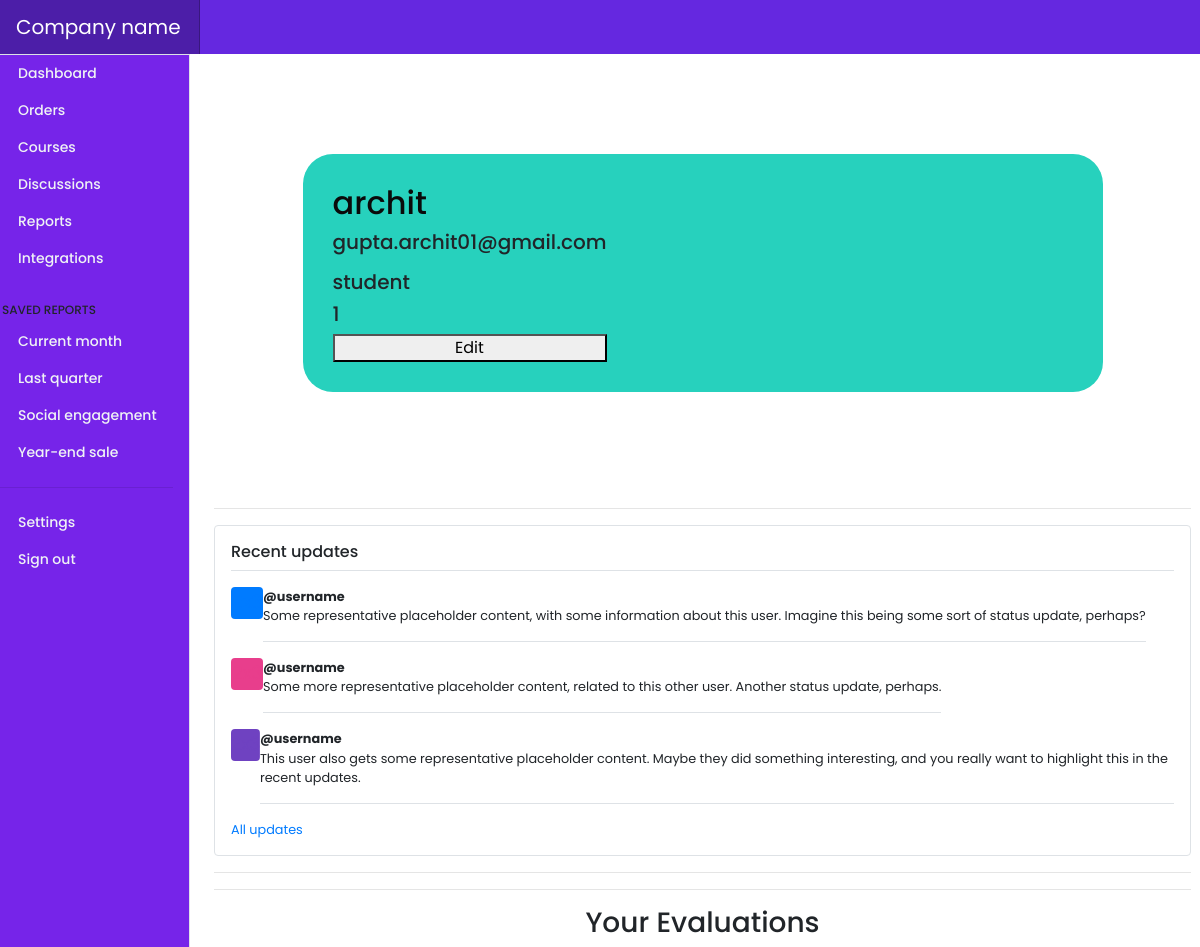
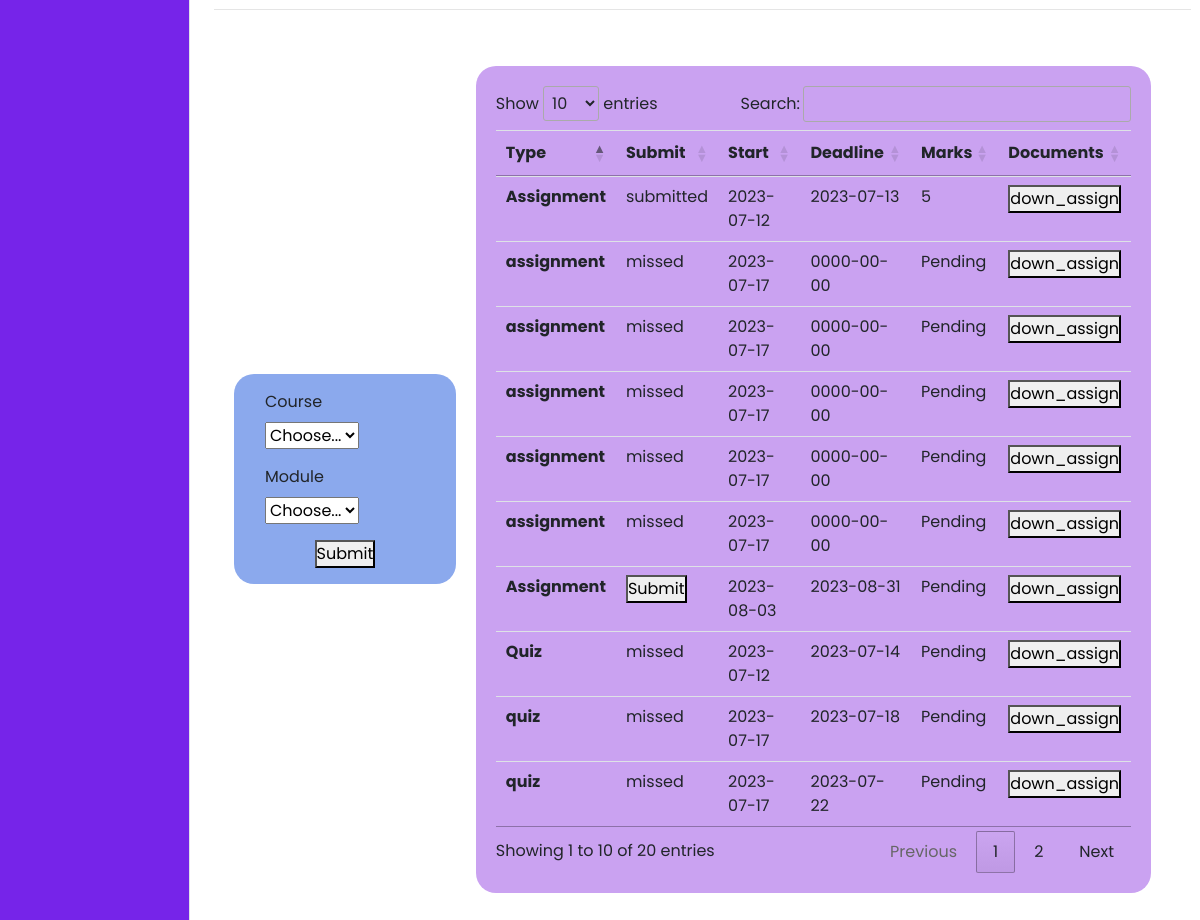
The page /student.php (signed in) on the database its author committed (2 pictures, top to bottom).
### tables this page shows
CREATE TABLE `profile` (
  `uid` int(150) NOT NULL,
  `first_name` varchar(150) NOT NULL,
  `last_name` varchar(150) NOT NULL,
  `username` varchar(150) NOT NULL,
  `email` varchar(150) NOT NULL,
  `password` varchar(150) NOT NULL,
  `location` varchar(200) NOT NULL DEFAULT 'India',
  `role` varchar(100) NOT NULL DEFAULT 'guest',
  `mobile_no` varchar(100) DEFAULT NULL,
  `profile_photo` varchar(300) NOT NULL DEFAULT 'avatar.jpg'
);

CREATE TABLE `evaluation` (
  `course` int(150) NOT NULL,
  `module` int(150) NOT NULL,
  `eid` int(150) NOT NULL,
  `type` varchar(150) NOT NULL,
  `start_date` date NOT NULL DEFAULT current_timestamp(),
  `deadline` date NOT NULL,
  `documents` varchar(150) NOT NULL,
  `marks` int(11) NOT NULL
);

CREATE TABLE `marks` (
  `marks_id` int(11) NOT NULL,
  `eid` int(11) NOT NULL,
  `cid` int(11) NOT NULL,
  `student_id` int(11) NOT NULL,
  `marks` int(11) NOT NULL,
  `action` varchar(150) DEFAULT NULL
);

### student.php (the view, shortened to what this page needs)
<?php
require "dbconnect.php";
$user = $_SESSION['username'];
$sql = "Select * from profile where username = '$user'";
$data = mysqli_query($conn, $sql);
$prof = mysqli_fetch_assoc($data);
?>
<!DOCTYPE html>
<html>
<head>
    <link rel="stylesheet" href="https://maxcdn.bootstrapcdn.com/bootstrap/4.0.0/css/bootstrap.min.css">
    <link rel="stylesheet" href="//cdn.datatables.net/1.13.4/css/jquery.dataTables.min.css">
    <link rel="stylesheet" href="./files/css/font.css">
</head>
<body>
    <?php include "./fixed_assets/navbar.php"; ?>
    <div class="container1">
        <div class="profile">
            <h2><?php echo $_SESSION['username'] ?></h2>
            <h5> <?php echo $prof['email'] ?> </h5>
            <h5> <?php echo $prof['role'] ?></h5>
            <h5> <?php echo $prof['uid'] ?></h5>
            <button class="edit" id="<?php echo $prof['uid']; ?>" href="/edit">Edit</button>
        </div>
    </div>
    <hr>
     <div class="my-3 p-3 bg-body border rounded shadow-sm">
        <h6 class="border-bottom pb-2 mb-0">Recent updates</h6>
        <div class="d-flex text-body-secondary pt-3">
          <svg class="bd-placeholder-img flex-shrink-0 me-2 rounded" width="32" height="32" xmlns="http://www.w3.org/2000/svg" role="img" aria-label="Placeholder: 32x32" preserveAspectRatio="xMidYMid slice" focusable="false"><title>Placeholder</title><rect width="100%" height="100%" fill="#007bff"/><text x="50%" y="50%" fill="#007bff" dy=".3em">32x32</text></svg>
          <p class="pb-3 mb-0 small lh-sm border-bottom">
            <strong class="d-block text-gray-dark">@username</strong>
            Some representative placeholder content, with some information about this user. Imagine this being some sort of status update, perhaps?
          </p>
        </div>
        <div class="d-flex text-body-secondary pt-3">
          <svg class="bd-placeholder-img flex-shrink-0 me-2 rounded" width="32" height="32" xmlns="http://www.w3.org/2000/svg" role="img" aria-label="Placeholder: 32x32" preserveAspectRatio="xMidYMid slice" focusable="false"><title>Placeholder</title><rect width="100%" height="100%" fill="#e83e8c"/><text x="50%" y="50%" fill="#e83e8c" dy=".3em">32x32</text></svg>
          <p class="pb-3 mb-0 small lh-sm border-bottom">
            <strong class="d-block text-gray-dark">@username</strong>
            Some more representative placeholder content, related to this other user. Another status update, perhaps.
          </p>
        </div>
        <div class="d-flex text-body-secondary pt-3">
          <svg class="bd-placeholder-img flex-shrink-0 me-2 rounded" width="32" height="32" xmlns="http://www.w3.org/2000/svg" role="img" aria-label="Placeholder: 32x32" preserveAspectRatio="xMidYMid slice" focusable="false"><title>Placeholder</title><rect width="100%" height="100%" fill="#6f42c1"/><text x="50%" y="50%" fill="#6f42c1" dy=".3em">32x32</text></svg>
          <p class="pb-3 mb-0 small lh-sm border-bottom">
            <strong class="d-block text-gray-dark">@username</strong>
            This user also gets some representative placeholder content. Maybe they did something interesting, and you really want to highlight this in the recent updates.
          </p>
        </div>
        <small class="d-block text-end mt-3">
          <a href="#">All updates</a>
        </small>
      </div>
    <hr>
    <hr>
    <center>
        <h3>Your Evaluations</h3>
    </center>
    <hr>
    <div class="check" style="display: flex; padding:20px">
        <div class="container1  p-3 float-right" style="width: 300px; margin:auto; background-color: #8ba9ed; border-radius: 20px;">
            <form action="/Php_Learning/student.php" method="POST" enctype="multipart/form-data">
                <div class="col-md-6">
                    <label for="courses" class="form-label">Course</label>
                    <select id="courses" name="courses" class="form-select">
                        <option selected disabled>Choose...</option>
                    </select>
                </div>
                <div class="col-md-6 py-3">
                    <label for="modules" class="form-label">Module</label>
                    <select id="modules" name="modules" class="form-select">
                        <option selected>Choose...</option>;
                    </select>
                </div>
                <center>
                    <button type="submit" name="eval_select" id="eval_select">Submit</button>
                </center>
            </form>
        </div>
        <div class="container" style="border: hidden ; border-radius: 20px; padding:20px; margin:20px; background-color: #caa2f1;">
            <table class="table " id="myTable">
                <thead>
                    <tr>
                        <th scope="col">Type</th>
                        <th scope="col">Submit</th>
                        <th scope="col">Start</th>
                        <th scope="col">Deadline</th>
                        <th scope="col">Marks</th>
                        <th scope="col">Documents</th>
                    </tr>
                </thead>
                <tbody>
                    <?php
                    if ($_SERVER["REQUEST_METHOD"] == 'POST') {
                        echo "Quiz";
                        if (isset($_POST['eval_select'])) {
                            $course = $_POST['courses'];
                            $module = $_POST['modules'];
                            $user = $_SESSION['uid'];
                            $sql = "Select * from evaluation where course='$course' AND module='$module'";
                            $data = mysqli_query($conn, $sql);
                        }
                    } else {
                        $user = $_SESSION['uid'];
                        $sql = "Select * from evaluation";
                        $data = mysqli_query($conn, $sql);
                    }
                    $currentDate = date('Y-m-d');
                    while ($prof = mysqli_fetch_assoc($data)) {
                        $sql5 = "Select * from marks where student_id='$user' and eid='" . $prof['eid'] . "'";
                        $data5 = mysqli_query($conn, $sql5);
                        $marks = mysqli_fetch_assoc($data5);
                        echo " <tr>
                                <th scope='row'>" . $prof['type'] . " </th>";
                        if ($prof['deadline'] > $currentDate || (isset($marks['action']) && $marks['action'] == 'submitted')) {
                            if ($prof['type'] == 'Assignment') {
                                if (isset($marks['action']) && $marks['action'] == 'submitted') {
                                    echo "<td>" . $marks['action'] . "</td>";
                                } else {
                                    echo  "<td>  <button class='assign' id= '" . $prof['eid'] . "' href='/edit'>Submit</button> </td>";
                                }
                            } else {
                                if (isset($marks['action']) && $marks['action'] == 'submitted') {
                                    echo "<td>" . $marks['action'] . "</td>";
                                } else {
                                    echo  "<td>  <button class='quiz' id= '" . $prof['eid'] . "' href='/edit'>Submit</button> </td>";
                                }
                            }
                        } else {
                            echo    "<td> missed</td>";
                        }
                        echo    "<td>" . $prof['start_date'] . "</td>
                                <td>" . $prof['deadline'] . "</td>";
                        if (isset($marks['marks'])) {
                            echo "<td>" . $marks['marks'] . "</td>";
                        } else {
                            echo "<td>Pending</td>";
                        }
                        echo " <td>  <button class='down_assign' id= '" . $prof['eid'] . "' href='/edit'>down_assign</button> </td>
                                </tr>";
                    }
                    ?>
                </tbody>
            </table>
        </div>
    </div>
</body>
</html>

### student.php (style rules this page uses)
body { background-color: white; font-family: "Nunito", sans-serif; }
.container1 { padding: 100px 0; }
.profile { max-width: 800px; margin: 0 auto; background-color: #b073ed; background-color: #27d1bd; padding: 30px; border-radius: 30px; position: relative; display: grid; justify-content: start; }
h2 { color: #0a0a0a; }
p { color: rgba(#0a0a0a, 0.8) }

### fixed_assets/navbar.php (style rules this page uses)
.bd-placeholder-img { font-size: 1.125rem; text-anchor: middle; -webkit-user-select: none; -moz-user-select: none; user-select: none; }

### rows shown on the page
profile: email "gupta.archit01@gmail.com", role "student", uid "1"
evaluation: type "Assignment", marks.action "submitted", start_date "2023-07-12", deadline "2023-07-13", marks.marks "5"
evaluation: type "Quiz", shows "missed", start_date "2023-07-12", deadline "2023-07-14", shows "Pending"
evaluation: type "quiz", shows "missed", start_date "2023-07-17", deadline "2023-07-18", shows "Pending"
evaluation: type "assignment", shows "missed", start_date "2023-07-17", deadline "0000-00-00", shows "Pending"
evaluation: type "assignment", shows "missed", start_date "2023-07-17", deadline "0000-00-00", shows "Pending"
evaluation: type "assignment", shows "missed", start_date "2023-07-17", deadline "0000-00-00", shows "Pending"
evaluation: type "quiz", shows "missed", start_date "2023-07-17", deadline "2023-07-22", shows "Pending"
evaluation: type "assignment", shows "missed", start_date "2023-07-17", deadline "0000-00-00", shows "Pending"
evaluation: type "assignment", shows "missed", start_date "2023-07-17", deadline "0000-00-00", shows "Pending"
evaluation: type "Assignment", start_date "2023-08-03", deadline "2023-08-31", shows "Pending"

### other values the page prints
$_SESSION['username'] "archit"
